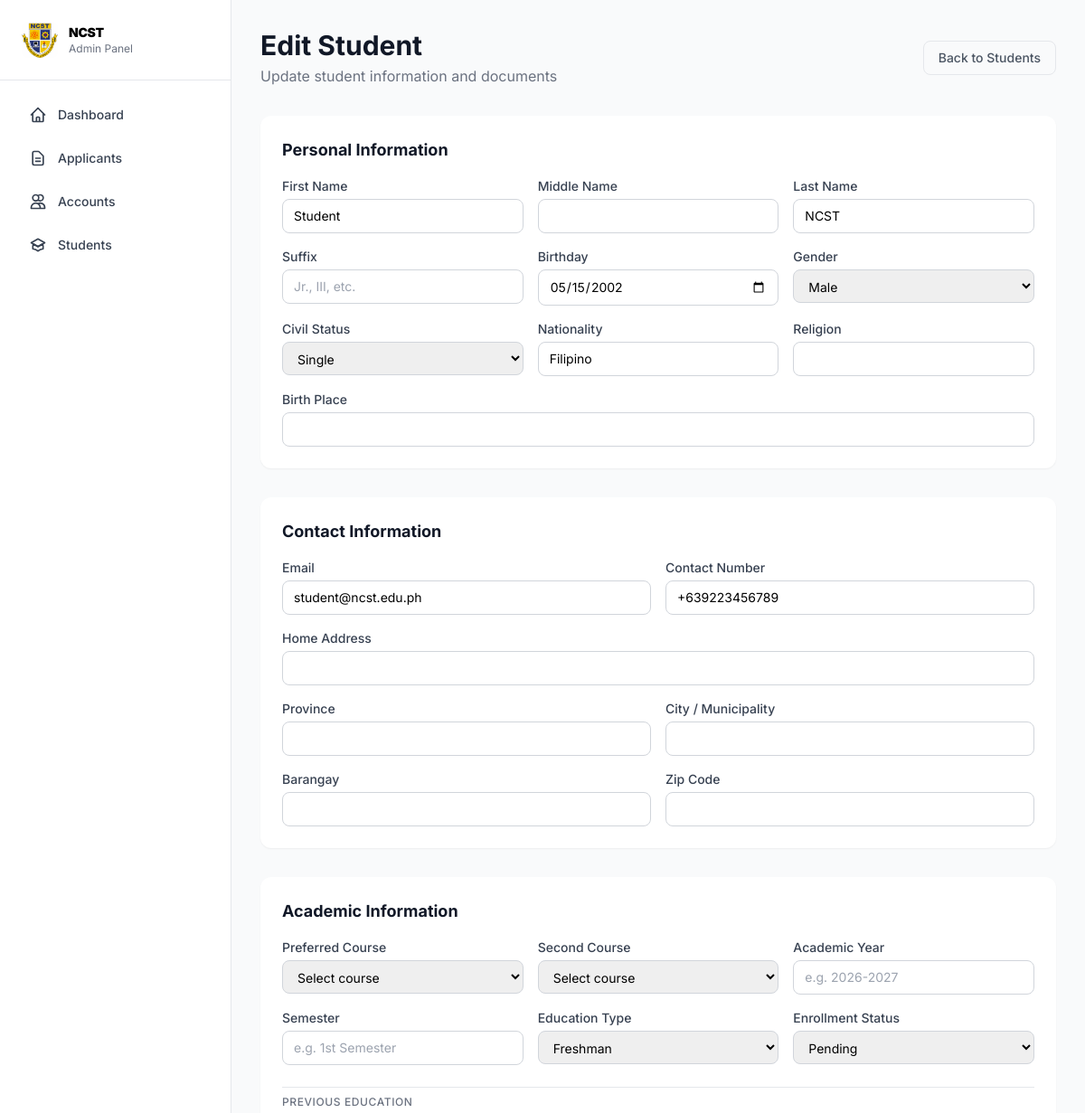
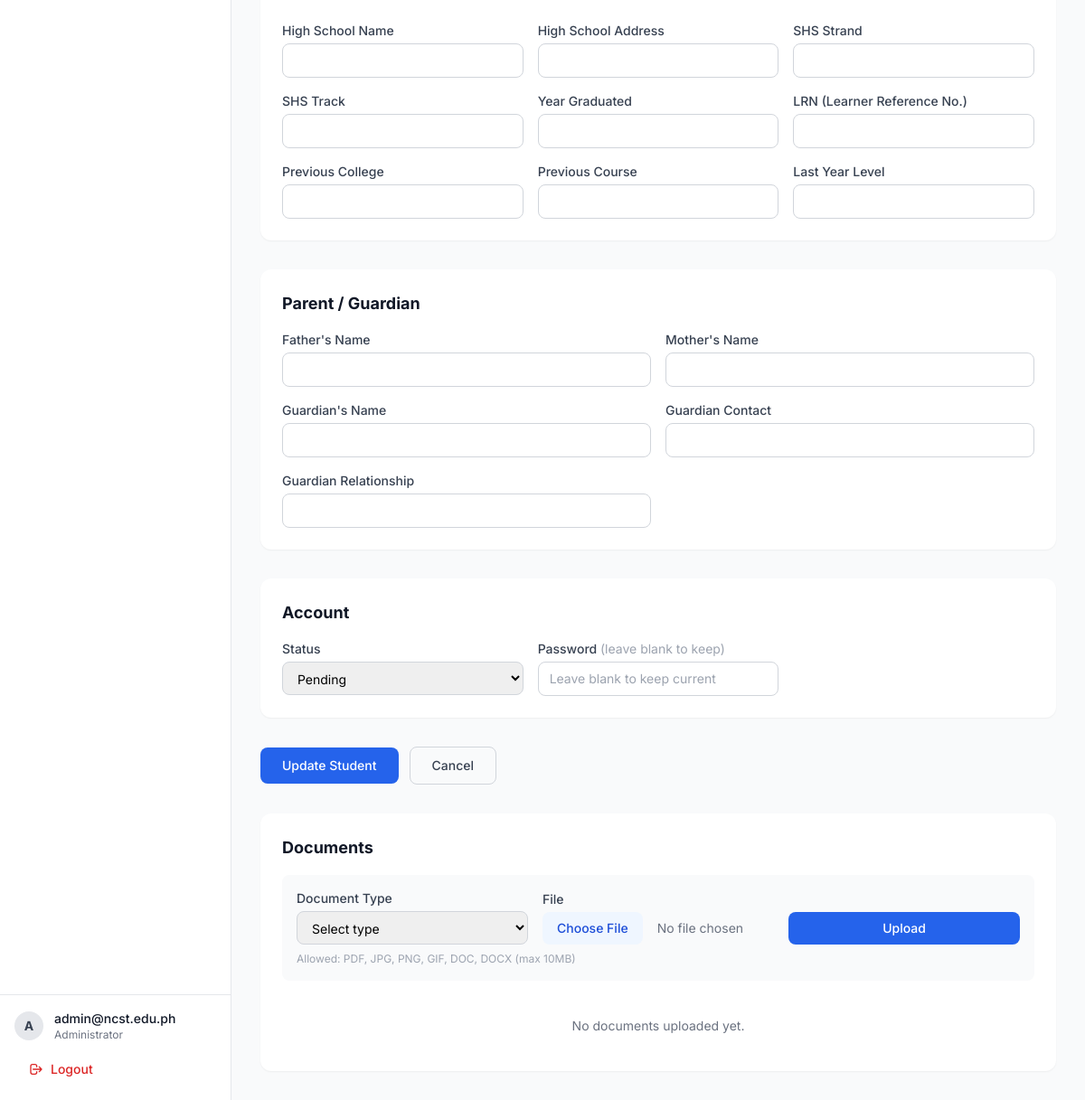
The page /src/view/admin/managestudent.php?id=2 (signed in) on the database its author committed (2 pictures, top to bottom).
### tables this page shows
CREATE TABLE `users` (
  `id` int(11) NOT NULL,
  `first_name` varchar(100) NOT NULL,
  `middle_name` varchar(100) DEFAULT NULL,
  `last_name` varchar(100) NOT NULL,
  `suffix` varchar(20) DEFAULT NULL,
  `birthday` date NOT NULL,
  `age` int(3) DEFAULT NULL,
  `gender` enum('Male','Female','Other') NOT NULL,
  `civil_status` enum('Single','Married','Widowed','Separated','Annulled') DEFAULT 'Single',
  `nationality` varchar(100) DEFAULT 'Filipino',
  `religion` varchar(100) DEFAULT NULL,
  `birth_place` varchar(255) DEFAULT NULL,
  `email` varchar(150) NOT NULL,
  `contact_number` varchar(20) NOT NULL,
  `home_address` varchar(255) DEFAULT NULL,
  `province` varchar(100) DEFAULT NULL,
  `city` varchar(100) DEFAULT NULL,
  `barangay` varchar(100) DEFAULT NULL,
  `zip_code` varchar(10) DEFAULT NULL,
  `password` varchar(255) NOT NULL,
  `role` enum('admin','staff','student','registrar') NOT NULL DEFAULT 'student',
  `status` enum('active','inactive','pending','approved','rejected') NOT NULL DEFAULT 'pending',
  `created_by` int(11) DEFAULT NULL,
  `created_at` timestamp NOT NULL DEFAULT current_timestamp(),
  `updated_at` timestamp NOT NULL DEFAULT current_timestamp() ON UPDATE current_timestamp()
);

### src/view/admin/managestudent.php (the view, shortened to what the rows shown need)
<?php
require_once __DIR__ . '/sidebar.php';
$edit_id = isset($_GET['id']) ? (int) $_GET['id'] : 0;
$is_edit = $edit_id > 0;
$errors = [];
$old = [];
$user = [];
if ($is_edit) {
    try {
        $stmt = $pdo->prepare("SELECT * FROM users WHERE id = ? AND role = 'student'");
        $stmt->execute([$edit_id]);
        $user = $stmt->fetch();
    } catch (PDOException $e) {
        $errors[] = 'Database error: ' . $e->getMessage();
    }
}
?>
<div class="mb-8 flex items-center justify-between">
    <div>
        <h1 class="text-3xl font-bold text-gray-900"><?= $is_edit ? 'Edit Student' : 'New Student' ?></h1>
    </div>
</div>
<form method="POST" action="" enctype="multipart/form-data" class="space-y-8">
    <div class="bg-white rounded-xl shadow-sm p-6">
        <h2 class="text-lg font-bold text-gray-900 mb-4">Personal Information</h2>
        <div class="grid grid-cols-1 md:grid-cols-2 lg:grid-cols-3 gap-4">
            <div>
                <label class="block text-sm font-medium text-gray-700 mb-1">First Name</label>
                <input type="text" name="first_name" value="<?= htmlspecialchars($old['first_name'] ?? $user['first_name'] ?? '') ?>" required
                    class="w-full px-3 py-2 border border-gray-300 rounded-lg text-sm focus:border-blue-600 focus:ring-1 focus:ring-blue-600 outline-none">
            </div>
            <div>
                <label class="block text-sm font-medium text-gray-700 mb-1">Last Name</label>
                <input type="text" name="last_name" value="<?= htmlspecialchars($old['last_name'] ?? $user['last_name'] ?? '') ?>" required
                    class="w-full px-3 py-2 border border-gray-300 rounded-lg text-sm focus:border-blue-600 focus:ring-1 focus:ring-blue-600 outline-none">
            </div>
            <div>
                <label class="block text-sm font-medium text-gray-700 mb-1">Birthday</label>
                <input type="date" name="birthday" value="<?= htmlspecialchars($old['birthday'] ?? $user['birthday'] ?? '') ?>" required
                    class="w-full px-3 py-2 border border-gray-300 rounded-lg text-sm focus:border-blue-600 focus:ring-1 focus:ring-blue-600 outline-none">
            </div>
            <div>
                <label class="block text-sm font-medium text-gray-700 mb-1">Gender</label>
                <select name="gender" required
                    class="w-full px-3 py-2 border border-gray-300 rounded-lg text-sm focus:border-blue-600 focus:ring-1 focus:ring-blue-600 outline-none">
                    <?php foreach (['Male', 'Female', 'Other'] as $g): ?>
                        <option value="<?= $g ?>" <?= (($old['gender'] ?? $user['gender'] ?? '') === $g) ? 'selected' : '' ?>><?= $g ?></option>
                    <?php endforeach; ?>
                </select>
            </div>
            <div>
                <label class="block text-sm font-medium text-gray-700 mb-1">Civil Status</label>
                <select name="civil_status"
                    class="w-full px-3 py-2 border border-gray-300 rounded-lg text-sm focus:border-blue-600 focus:ring-1 focus:ring-blue-600 outline-none">
                    <?php foreach (['Single', 'Married', 'Widowed', 'Separated', 'Annulled'] as $cs): ?>
                        <option value="<?= $cs ?>" <?= (($old['civil_status'] ?? $user['civil_status'] ?? 'Single') === $cs) ? 'selected' : '' ?>><?= $cs ?></option>
                    <?php endforeach; ?>
                </select>
            </div>
            <div>
                <label class="block text-sm font-medium text-gray-700 mb-1">Nationality</label>
                <input type="text" name="nationality" value="<?= htmlspecialchars($old['nationality'] ?? $user['nationality'] ?? 'Filipino') ?>"
                    class="w-full px-3 py-2 border border-gray-300 rounded-lg text-sm focus:border-blue-600 focus:ring-1 focus:ring-blue-600 outline-none">
            </div>
        </div>
    </div>
    <div class="bg-white rounded-xl shadow-sm p-6">
        <h2 class="text-lg font-bold text-gray-900 mb-4">Contact Information</h2>
        <div class="grid grid-cols-1 md:grid-cols-2 gap-4">
            <div>
                <label class="block text-sm font-medium text-gray-700 mb-1">Email</label>
                <input type="email" name="email" value="<?= htmlspecialchars($old['email'] ?? $user['email'] ?? '') ?>" required
                    class="w-full px-3 py-2 border border-gray-300 rounded-lg text-sm focus:border-blue-600 focus:ring-1 focus:ring-blue-600 outline-none">
            </div>
            <div>
                <label class="block text-sm font-medium text-gray-700 mb-1">Contact Number</label>
                <input type="text" name="contact_number" value="<?= htmlspecialchars($old['contact_number'] ?? $user['contact_number'] ?? '') ?>" required
                    class="w-full px-3 py-2 border border-gray-300 rounded-lg text-sm focus:border-blue-600 focus:ring-1 focus:ring-blue-600 outline-none">
            </div>
        </div>
    </div>
    <div class="bg-white rounded-xl shadow-sm p-6">
        <h2 class="text-lg font-bold text-gray-900 mb-4">Academic Information</h2>
    </div>
    <div class="bg-white rounded-xl shadow-sm p-6">
        <h2 class="text-lg font-bold text-gray-900 mb-4">Parent / Guardian</h2>
    </div>
    <div class="bg-white rounded-xl shadow-sm p-6">
        <h2 class="text-lg font-bold text-gray-900 mb-4">Account</h2>
        <div class="grid grid-cols-1 md:grid-cols-3 gap-4">
            <div>
                <label class="block text-sm font-medium text-gray-700 mb-1">Status</label>
                <select name="status"
                    class="w-full px-3 py-2 border border-gray-300 rounded-lg text-sm focus:border-blue-600 focus:ring-1 focus:ring-blue-600 outline-none">
                    <?php foreach (['active', 'inactive', 'pending'] as $st): ?>
                        <option value="<?= $st ?>" <?= (($old['status'] ?? $user['status'] ?? 'active') === $st) ? 'selected' : '' ?>><?= ucfirst($st) ?></option>
                    <?php endforeach; ?>
                </select>
            </div>
        </div>
    </div>
</form>
<?php if ($is_edit): ?>
<div class="mt-8 bg-white rounded-xl shadow-sm p-6">
    <h2 class="text-lg font-bold text-gray-900 mb-4">Documents</h2>
</div>
<?php endif; ?>
</main>
</div>
</body>
</html>

### rows shown on the page
users: first_name "Student", last_name "NCST", birthday "05/15/2002", gender "Male", civil_status "Single", nationality "Filipino", email "student@ncst.edu.ph", contact_number "+639223456789", status "Pending"

### other values the page prints
substr($_SESSION['email'] ?? 'A', 0, 1) "A"
$_SESSION['email'] "admin@ncst.edu.ph"
form field education_type "Freshman"
form field enrollment_status "Pending"
